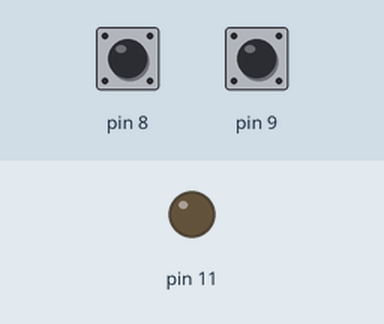
Recording of a sketch running on a simulated Arduino Uno, built with avr-gcc and run on an emulated ATmega328P. Shown: output pins drawn as LEDs (lit = HIGH). The test bench sets the inputs (shaded band); at power-on: pin 9 HIGH, pin 8 HIGH.

Above: at 1.2 s.
1.3 s: pin 9 pulled LOW for 0.15 s
At 2.2 s:
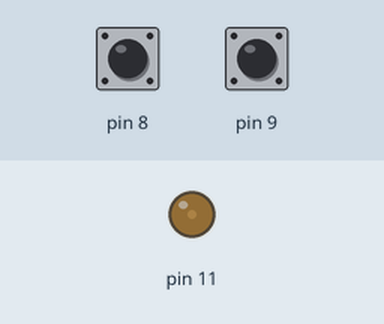
2.9 s: pin 9 pulled LOW for 1 s
At 4.7 s:
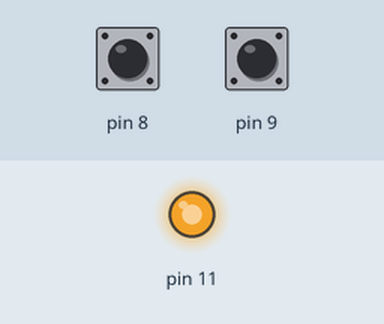
5.9 s: pin 8 pulled LOW for 1 s
At 6.11 s:
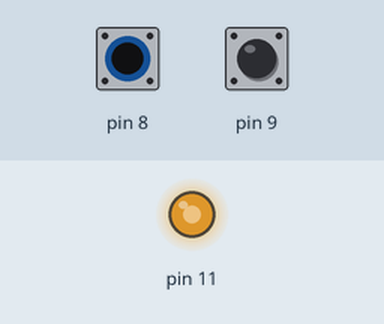
8.9 s: pin 8 pulled LOW for 0.15 s
At 9.3 s:
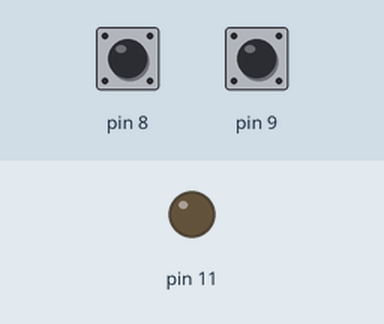
Timing chart, 0 to 11.5 s (numbered marks = the images above; inputs shaded):
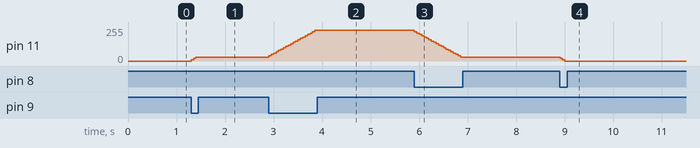

The sketch:

PWM_up_down_butoane.ino
```cpp
int val = 0;
int left = 1;
int right = 1;
void setup() {
  pinMode(11, OUTPUT);
  pinMode(8, INPUT_PULLUP);
  pinMode(9, INPUT_PULLUP);
}
void loop() {
  left = digitalRead(8);
  right = digitalRead(9);

  if (left == LOW) {
    val -= 10;
    if (val < 0) {
      val = 0;
    }
  }

  if (right == LOW) {
    val += 10;
    if (val > 255) {
      val = 255;
    }
  }
  analogWrite(11, val);
  delay(50);
}
```

Measured:
- after the input at 1.3 s, pin 11: 0/255 → 30/255 at once
- after the input at 2.9 s, pin 11: moves from 30/255 to 230/255 over 0.95 s, starting at once
- after the input at 5.9 s, pin 11: moves from 230/255 to 30/255 over 0.95 s, starting at once
- after the input at 8.9 s, pin 11: 30/255 → 0/255 at once
